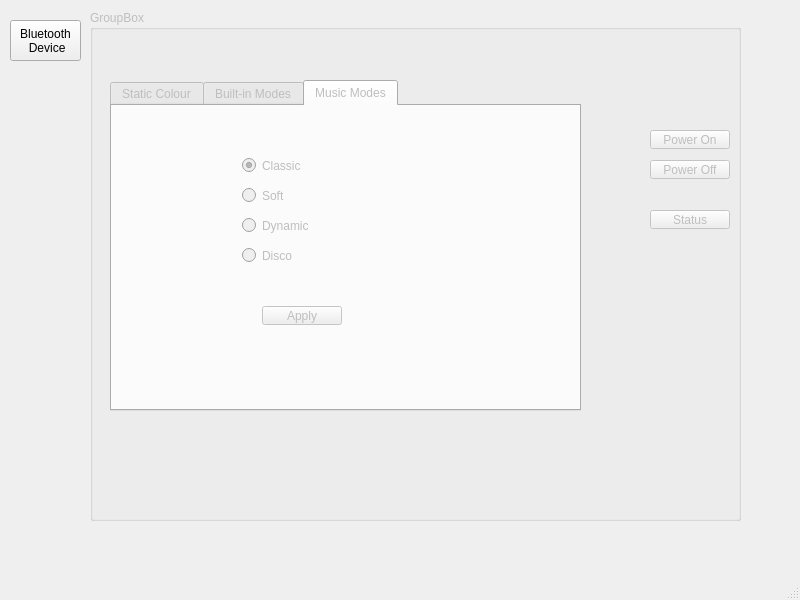
<?xml version="1.0" encoding="UTF-8"?>
<ui version="4.0">
 <class>MainWindow</class>
 <widget class="QMainWindow" name="MainWindow">
  <property name="geometry">
   <rect>
    <x>0</x>
    <y>0</y>
    <width>800</width>
    <height>600</height>
   </rect>
  </property>
  <property name="windowTitle">
   <string>MainWindow</string>
  </property>
  <widget class="QWidget" name="centralwidget">
   <widget class="QPushButton" name="btDialogButton">
    <property name="geometry">
     <rect>
      <x>10</x>
      <y>20</y>
      <width>71</width>
      <height>41</height>
     </rect>
    </property>
    <property name="text">
     <string>Bluetooth
 Device</string>
    </property>
   </widget>
   <widget class="QGroupBox" name="controls">
    <property name="enabled">
     <bool>false</bool>
    </property>
    <property name="geometry">
     <rect>
      <x>90</x>
      <y>10</y>
      <width>651</width>
      <height>511</height>
     </rect>
    </property>
    <property name="title">
     <string>GroupBox</string>
    </property>
    <widget class="QPushButton" name="onButton">
     <property name="geometry">
      <rect>
       <x>560</x>
       <y>120</y>
       <width>80</width>
       <height>19</height>
      </rect>
     </property>
     <property name="text">
      <string>Power On</string>
     </property>
    </widget>
    <widget class="QPushButton" name="offButton">
     <property name="geometry">
      <rect>
       <x>560</x>
       <y>150</y>
       <width>80</width>
       <height>19</height>
      </rect>
     </property>
     <property name="text">
      <string>Power Off</string>
     </property>
    </widget>
    <widget class="QPushButton" name="statusButton">
     <property name="geometry">
      <rect>
       <x>560</x>
       <y>200</y>
       <width>80</width>
       <height>19</height>
      </rect>
     </property>
     <property name="text">
      <string>Status</string>
     </property>
    </widget>
    <widget class="QTabWidget" name="tabWidget">
     <property name="geometry">
      <rect>
       <x>20</x>
       <y>70</y>
       <width>471</width>
       <height>331</height>
      </rect>
     </property>
     <property name="currentIndex">
      <number>2</number>
     </property>
     <widget class="QWidget" name="tab">
      <attribute name="title">
       <string>Static Colour</string>
      </attribute>
      <widget class="QPushButton" name="selectColorButton">
       <property name="geometry">
        <rect>
         <x>80</x>
         <y>120</y>
         <width>141</width>
         <height>71</height>
        </rect>
       </property>
       <property name="text">
        <string>Select color</string>
       </property>
      </widget>
      <widget class="QCheckBox" name="musicMode">
       <property name="geometry">
        <rect>
         <x>300</x>
         <y>150</y>
         <width>59</width>
         <height>19</height>
        </rect>
       </property>
       <property name="text">
        <string>Music mode</string>
       </property>
      </widget>
     </widget>
     <widget class="QWidget" name="tab_2">
      <attribute name="title">
       <string>Built-in Modes</string>
      </attribute>
      <widget class="QLabel" name="label">
       <property name="geometry">
        <rect>
         <x>60</x>
         <y>110</y>
         <width>38</width>
         <height>13</height>
        </rect>
       </property>
       <property name="text">
        <string>Mode:</string>
       </property>
      </widget>
      <widget class="QSpinBox" name="mode">
       <property name="geometry">
        <rect>
         <x>130</x>
         <y>110</y>
         <width>42</width>
         <height>22</height>
        </rect>
       </property>
       <property name="minimum">
        <number>37</number>
       </property>
       <property name="maximum">
        <number>56</number>
       </property>
       <property name="displayIntegerBase">
        <number>16</number>
       </property>
      </widget>
      <widget class="QLabel" name="label_3">
       <property name="geometry">
        <rect>
         <x>200</x>
         <y>110</y>
         <width>38</width>
         <height>31</height>
        </rect>
       </property>
       <property name="text">
        <string>255
(Slowest)</string>
       </property>
       <property name="alignment">
        <set>Qt::AlignCenter</set>
       </property>
      </widget>
      <widget class="QLabel" name="label_2">
       <property name="geometry">
        <rect>
         <x>410</x>
         <y>110</y>
         <width>38</width>
         <height>31</height>
        </rect>
       </property>
       <property name="text">
        <string>1
(Fastest)</string>
       </property>
       <property name="alignment">
        <set>Qt::AlignCenter</set>
       </property>
      </widget>
      <widget class="QSlider" name="speed">
       <property name="geometry">
        <rect>
         <x>240</x>
         <y>120</y>
         <width>160</width>
         <height>16</height>
        </rect>
       </property>
       <property name="minimum">
        <number>1</number>
       </property>
       <property name="maximum">
        <number>255</number>
       </property>
       <property name="value">
        <number>124</number>
       </property>
       <property name="orientation">
        <enum>Qt::Horizontal</enum>
       </property>
       <property name="invertedAppearance">
        <bool>true</bool>
       </property>
      </widget>
      <widget class="QLabel" name="speedDisplay">
       <property name="geometry">
        <rect>
         <x>240</x>
         <y>140</y>
         <width>161</width>
         <height>21</height>
        </rect>
       </property>
       <property name="text">
        <string>124 (0x7C)</string>
       </property>
       <property name="scaledContents">
        <bool>true</bool>
       </property>
       <property name="alignment">
        <set>Qt::AlignCenter</set>
       </property>
      </widget>
      <widget class="QLabel" name="speedLabel">
       <property name="geometry">
        <rect>
         <x>310</x>
         <y>90</y>
         <width>38</width>
         <height>13</height>
        </rect>
       </property>
       <property name="text">
        <string>Speed</string>
       </property>
      </widget>
      <widget class="QPushButton" name="applyBIButton">
       <property name="geometry">
        <rect>
         <x>180</x>
         <y>180</y>
         <width>80</width>
         <height>19</height>
        </rect>
       </property>
       <property name="text">
        <string>Apply</string>
       </property>
      </widget>
     </widget>
     <widget class="QWidget" name="tab_3">
      <attribute name="title">
       <string>Music Modes</string>
      </attribute>
      <widget class="QRadioButton" name="music1">
       <property name="geometry">
        <rect>
         <x>130</x>
         <y>50</y>
         <width>68</width>
         <height>19</height>
        </rect>
       </property>
       <property name="text">
        <string>Classic</string>
       </property>
       <property name="checked">
        <bool>true</bool>
       </property>
       <attribute name="buttonGroup">
        <string notr="true">musicGroup</string>
       </attribute>
      </widget>
      <widget class="QRadioButton" name="music2">
       <property name="geometry">
        <rect>
         <x>130</x>
         <y>80</y>
         <width>68</width>
         <height>19</height>
        </rect>
       </property>
       <property name="text">
        <string>Soft</string>
       </property>
       <attribute name="buttonGroup">
        <string notr="true">musicGroup</string>
       </attribute>
      </widget>
      <widget class="QRadioButton" name="music3">
       <property name="geometry">
        <rect>
         <x>130</x>
         <y>110</y>
         <width>68</width>
         <height>19</height>
        </rect>
       </property>
       <property name="text">
        <string>Dynamic</string>
       </property>
       <attribute name="buttonGroup">
        <string notr="true">musicGroup</string>
       </attribute>
      </widget>
      <widget class="QRadioButton" name="music4">
       <property name="geometry">
        <rect>
         <x>130</x>
         <y>140</y>
         <width>68</width>
         <height>19</height>
        </rect>
       </property>
       <property name="text">
        <string>Disco</string>
       </property>
       <attribute name="buttonGroup">
        <string notr="true">musicGroup</string>
       </attribute>
      </widget>
      <widget class="QPushButton" name="applyMusic">
       <property name="geometry">
        <rect>
         <x>150</x>
         <y>200</y>
         <width>80</width>
         <height>19</height>
        </rect>
       </property>
       <property name="text">
        <string>Apply</string>
       </property>
      </widget>
     </widget>
    </widget>
   </widget>
  </widget>
  <widget class="QMenuBar" name="menubar">
   <property name="geometry">
    <rect>
     <x>0</x>
     <y>0</y>
     <width>800</width>
     <height>18</height>
    </rect>
   </property>
  </widget>
  <widget class="QStatusBar" name="statusbar"/>
 </widget>
 <resources/>
 <connections/>
 <buttongroups>
  <buttongroup name="musicGroup"/>
 </buttongroups>
</ui>
